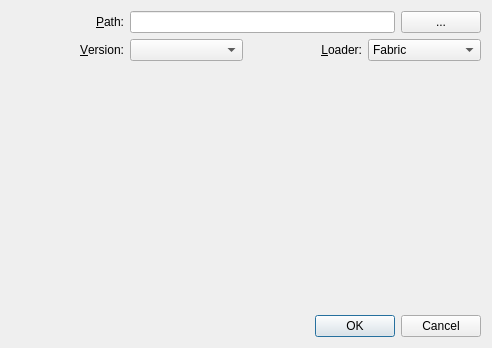
<?xml version="1.0" encoding="UTF-8"?>
<ui version="4.0">
 <class>LocalModBrowserSettingsDialog</class>
 <widget class="QDialog" name="LocalModBrowserSettingsDialog">
  <property name="geometry">
   <rect>
    <x>0</x>
    <y>0</y>
    <width>492</width>
    <height>348</height>
   </rect>
  </property>
  <property name="windowTitle">
   <string>Mod Directory Settings</string>
  </property>
  <layout class="QGridLayout" name="gridLayout">
   <item row="1" column="1">
    <widget class="QComboBox" name="versionSelect"/>
   </item>
   <item row="0" column="1" colspan="3">
    <layout class="QHBoxLayout" name="horizontalLayout">
     <item>
      <widget class="QLineEdit" name="modsDirText"/>
     </item>
     <item>
      <widget class="QPushButton" name="modDirButton">
       <property name="text">
        <string>...</string>
       </property>
      </widget>
     </item>
    </layout>
   </item>
   <item row="3" column="0" colspan="4">
    <widget class="QDialogButtonBox" name="buttonBox">
     <property name="orientation">
      <enum>Qt::Horizontal</enum>
     </property>
     <property name="standardButtons">
      <set>QDialogButtonBox::Cancel|QDialogButtonBox::Ok</set>
     </property>
    </widget>
   </item>
   <item row="1" column="3">
    <widget class="QComboBox" name="loaderSelect">
     <item>
      <property name="text">
       <string>Fabric</string>
      </property>
     </item>
     <item>
      <property name="text">
       <string>Forge</string>
      </property>
     </item>
    </widget>
   </item>
   <item row="1" column="0">
    <widget class="QLabel" name="label_2">
     <property name="sizePolicy">
      <sizepolicy hsizetype="Minimum" vsizetype="Preferred">
       <horstretch>0</horstretch>
       <verstretch>0</verstretch>
      </sizepolicy>
     </property>
     <property name="text">
      <string>&amp;Version:</string>
     </property>
     <property name="alignment">
      <set>Qt::AlignRight|Qt::AlignTrailing|Qt::AlignVCenter</set>
     </property>
     <property name="buddy">
      <cstring>versionSelect</cstring>
     </property>
    </widget>
   </item>
   <item row="0" column="0">
    <widget class="QLabel" name="label">
     <property name="sizePolicy">
      <sizepolicy hsizetype="Minimum" vsizetype="Preferred">
       <horstretch>0</horstretch>
       <verstretch>0</verstretch>
      </sizepolicy>
     </property>
     <property name="text">
      <string>&amp;Path:</string>
     </property>
     <property name="alignment">
      <set>Qt::AlignRight|Qt::AlignTrailing|Qt::AlignVCenter</set>
     </property>
     <property name="buddy">
      <cstring>modsDirText</cstring>
     </property>
    </widget>
   </item>
   <item row="1" column="2">
    <widget class="QLabel" name="label_3">
     <property name="sizePolicy">
      <sizepolicy hsizetype="Minimum" vsizetype="Preferred">
       <horstretch>0</horstretch>
       <verstretch>0</verstretch>
      </sizepolicy>
     </property>
     <property name="text">
      <string>&amp;Loader:</string>
     </property>
     <property name="alignment">
      <set>Qt::AlignRight|Qt::AlignTrailing|Qt::AlignVCenter</set>
     </property>
     <property name="buddy">
      <cstring>loaderSelect</cstring>
     </property>
    </widget>
   </item>
   <item row="2" column="1">
    <spacer name="verticalSpacer">
     <property name="orientation">
      <enum>Qt::Vertical</enum>
     </property>
     <property name="sizeHint" stdset="0">
      <size>
       <width>20</width>
       <height>40</height>
      </size>
     </property>
    </spacer>
   </item>
  </layout>
 </widget>
 <resources/>
 <connections>
  <connection>
   <sender>buttonBox</sender>
   <signal>accepted()</signal>
   <receiver>LocalModBrowserSettingsDialog</receiver>
   <slot>accept()</slot>
   <hints>
    <hint type="sourcelabel">
     <x>248</x>
     <y>254</y>
    </hint>
    <hint type="destinationlabel">
     <x>157</x>
     <y>274</y>
    </hint>
   </hints>
  </connection>
  <connection>
   <sender>buttonBox</sender>
   <signal>rejected()</signal>
   <receiver>LocalModBrowserSettingsDialog</receiver>
   <slot>reject()</slot>
   <hints>
    <hint type="sourcelabel">
     <x>316</x>
     <y>260</y>
    </hint>
    <hint type="destinationlabel">
     <x>286</x>
     <y>274</y>
    </hint>
   </hints>
  </connection>
 </connections>
</ui>
